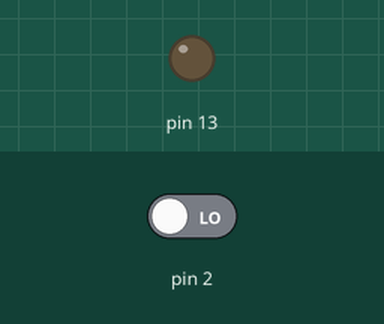
Bench run of a sketch on a simulated Arduino Uno, built with avr-gcc and run on an emulated ATmega328P. Parts: output pins drawn as LEDs (lit = HIGH). Inputs (shaded band) come from the test bench; at power-on: pin 2 LOW.

Above: at 1.2 s.
1.3 s: pin 2 driven HIGH
At 2.1 s:
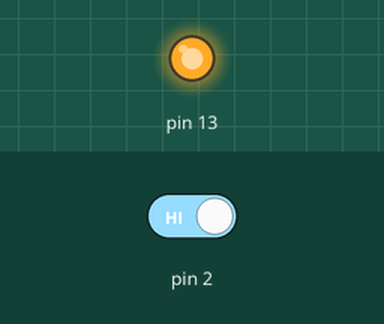
2.8 s: pin 2 driven LOW
At 3.3 s:
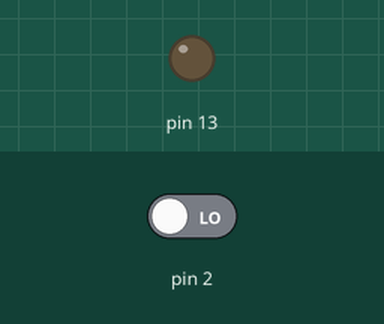
Timing chart, 0 to 5.8 s (numbered marks = the images above; inputs shaded):
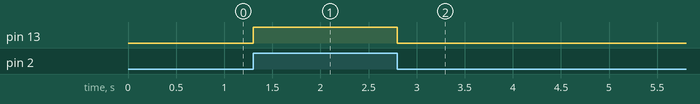

Measured:
- after the input at 1.3 s, pin 13: LOW → HIGH at once
- after the input at 2.8 s, pin 13: HIGH → LOW at once

The sketch:

NhanNutBatLed.ino
```cpp
int x = 0;

void setup()
{
  pinMode(2, INPUT);
  pinMode(13, OUTPUT);
}

void loop()
{
    //Đọc cổng 2, lưu trữ vào biến x
    x = digitalRead(2);
    //Kiểm tra xem nút có đang bấm không
    if (x == HIGH){
      //Bật led
      digitalWrite(13,HIGH);

    } else {
      //Tắt led
      digitalWrite(13,LOW);
    }
    delay(100); //Đợi trong 100 mili giây
}
```
